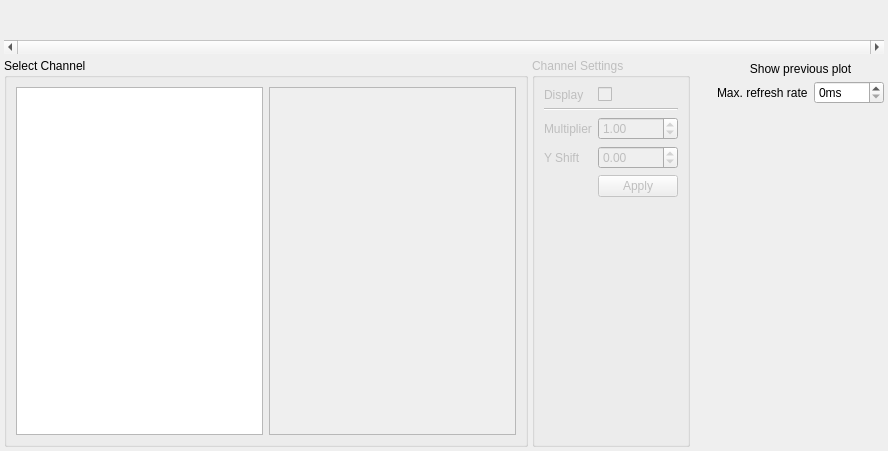
<?xml version="1.0" encoding="UTF-8"?>
<ui version="4.0">
 <class>TraceDisplay</class>
 <widget class="QWidget" name="TraceDisplay">
  <property name="geometry">
   <rect>
    <x>0</x>
    <y>0</y>
    <width>888</width>
    <height>451</height>
   </rect>
  </property>
  <property name="windowTitle">
   <string>Form</string>
  </property>
  <layout class="QVBoxLayout" name="verticalLayout">
   <property name="spacing">
    <number>4</number>
   </property>
   <property name="leftMargin">
    <number>4</number>
   </property>
   <property name="topMargin">
    <number>4</number>
   </property>
   <property name="rightMargin">
    <number>4</number>
   </property>
   <property name="bottomMargin">
    <number>4</number>
   </property>
   <item>
    <widget class="QWidget" name="traceContainerWidget" native="true">
     <property name="minimumSize">
      <size>
       <width>0</width>
       <height>50</height>
      </size>
     </property>
     <layout class="QVBoxLayout" name="verticalLayout_14">
      <property name="spacing">
       <number>0</number>
      </property>
      <property name="leftMargin">
       <number>0</number>
      </property>
      <property name="topMargin">
       <number>0</number>
      </property>
      <property name="rightMargin">
       <number>0</number>
      </property>
      <property name="bottomMargin">
       <number>0</number>
      </property>
      <item>
       <widget class="TraceView" name="traceView0" native="true"/>
      </item>
      <item>
       <widget class="QScrollBar" name="plotScrollBar">
        <property name="maximum">
         <number>0</number>
        </property>
        <property name="orientation">
         <enum>Qt::Horizontal</enum>
        </property>
       </widget>
      </item>
     </layout>
    </widget>
   </item>
   <item>
    <widget class="QWidget" name="widget_3" native="true">
     <layout class="QHBoxLayout" name="horizontalLayout_3">
      <property name="spacing">
       <number>4</number>
      </property>
      <property name="leftMargin">
       <number>0</number>
      </property>
      <property name="topMargin">
       <number>0</number>
      </property>
      <property name="rightMargin">
       <number>0</number>
      </property>
      <property name="bottomMargin">
       <number>0</number>
      </property>
      <item>
       <widget class="QGroupBox" name="groupBox_3">
        <property name="sizePolicy">
         <sizepolicy hsizetype="Preferred" vsizetype="Minimum">
          <horstretch>0</horstretch>
          <verstretch>0</verstretch>
         </sizepolicy>
        </property>
        <property name="title">
         <string>Select Channel</string>
        </property>
        <layout class="QHBoxLayout" name="horizontalLayout_5">
         <item>
          <widget class="QListWidget" name="portListWidget"/>
         </item>
         <item>
          <widget class="QListWidget" name="chanListWidget">
           <property name="enabled">
            <bool>false</bool>
           </property>
          </widget>
         </item>
        </layout>
       </widget>
      </item>
      <item>
       <widget class="QGroupBox" name="chanSettingsGroupBox">
        <property name="enabled">
         <bool>false</bool>
        </property>
        <property name="title">
         <string>Channel Settings</string>
        </property>
        <layout class="QFormLayout" name="formLayout">
         <item row="0" column="0">
          <widget class="QLabel" name="chanDisplayLabel">
           <property name="text">
            <string>Display</string>
           </property>
          </widget>
         </item>
         <item row="0" column="1">
          <widget class="QCheckBox" name="chanDisplayCheckBox"/>
         </item>
         <item row="2" column="0">
          <widget class="QLabel" name="multiplierLabel">
           <property name="text">
            <string>Multiplier</string>
           </property>
          </widget>
         </item>
         <item row="2" column="1">
          <widget class="QDoubleSpinBox" name="multiplierDoubleSpinBox">
           <property name="minimum">
            <double>-1000.000000000000000</double>
           </property>
           <property name="maximum">
            <double>1000.990000000000009</double>
           </property>
           <property name="value">
            <double>1.000000000000000</double>
           </property>
          </widget>
         </item>
         <item row="3" column="0">
          <widget class="QLabel" name="yShiftLabel">
           <property name="text">
            <string>Y Shift</string>
           </property>
          </widget>
         </item>
         <item row="3" column="1">
          <widget class="QDoubleSpinBox" name="yShiftDoubleSpinBox">
           <property name="minimum">
            <double>-9999.000000000000000</double>
           </property>
           <property name="maximum">
            <double>9999.989999999999782</double>
           </property>
          </widget>
         </item>
         <item row="1" column="0" colspan="2">
          <widget class="Line" name="line">
           <property name="orientation">
            <enum>Qt::Horizontal</enum>
           </property>
          </widget>
         </item>
         <item row="4" column="1">
          <widget class="QPushButton" name="plotApplyButton">
           <property name="enabled">
            <bool>false</bool>
           </property>
           <property name="text">
            <string>Apply</string>
           </property>
           <property name="icon">
            <iconset theme="dialog-ok-apply">
             <normaloff>../../</normaloff>../../</iconset>
           </property>
          </widget>
         </item>
        </layout>
       </widget>
      </item>
      <item>
       <spacer name="horizontalSpacer_2">
        <property name="orientation">
         <enum>Qt::Horizontal</enum>
        </property>
        <property name="sizeHint" stdset="0">
         <size>
          <width>40</width>
          <height>20</height>
         </size>
        </property>
       </spacer>
      </item>
      <item>
       <widget class="QWidget" name="widget_2" native="true">
        <layout class="QVBoxLayout" name="verticalLayout_13">
         <property name="spacing">
          <number>0</number>
         </property>
         <property name="leftMargin">
          <number>0</number>
         </property>
         <property name="topMargin">
          <number>0</number>
         </property>
         <property name="rightMargin">
          <number>0</number>
         </property>
         <property name="bottomMargin">
          <number>0</number>
         </property>
         <item>
          <widget class="QPushButton" name="prevPlotButton">
           <property name="text">
            <string>Show previous plot</string>
           </property>
           <property name="checkable">
            <bool>true</bool>
           </property>
           <property name="checked">
            <bool>false</bool>
           </property>
           <property name="flat">
            <bool>true</bool>
           </property>
          </widget>
         </item>
         <item>
          <widget class="QWidget" name="widget_4" native="true">
           <layout class="QHBoxLayout" name="horizontalLayout_8">
            <property name="spacing">
             <number>6</number>
            </property>
            <property name="leftMargin">
             <number>0</number>
            </property>
            <property name="topMargin">
             <number>1</number>
            </property>
            <property name="rightMargin">
             <number>0</number>
            </property>
            <property name="bottomMargin">
             <number>0</number>
            </property>
            <item>
             <widget class="QLabel" name="label_2">
              <property name="text">
               <string>Max. refresh rate</string>
              </property>
             </widget>
            </item>
            <item>
             <widget class="QSpinBox" name="plotRefreshSpinBox">
              <property name="suffix">
               <string>ms</string>
              </property>
              <property name="maximum">
               <number>1000</number>
              </property>
             </widget>
            </item>
           </layout>
          </widget>
         </item>
         <item>
          <spacer name="verticalSpacer_3">
           <property name="orientation">
            <enum>Qt::Vertical</enum>
           </property>
           <property name="sizeHint" stdset="0">
            <size>
             <width>20</width>
             <height>40</height>
            </size>
           </property>
          </spacer>
         </item>
        </layout>
       </widget>
      </item>
     </layout>
    </widget>
   </item>
  </layout>
 </widget>
 <customwidgets>
  <customwidget>
   <class>TraceView</class>
   <extends>QWidget</extends>
   <header>traceview.h</header>
   <container>1</container>
  </customwidget>
 </customwidgets>
 <resources/>
 <connections/>
</ui>
